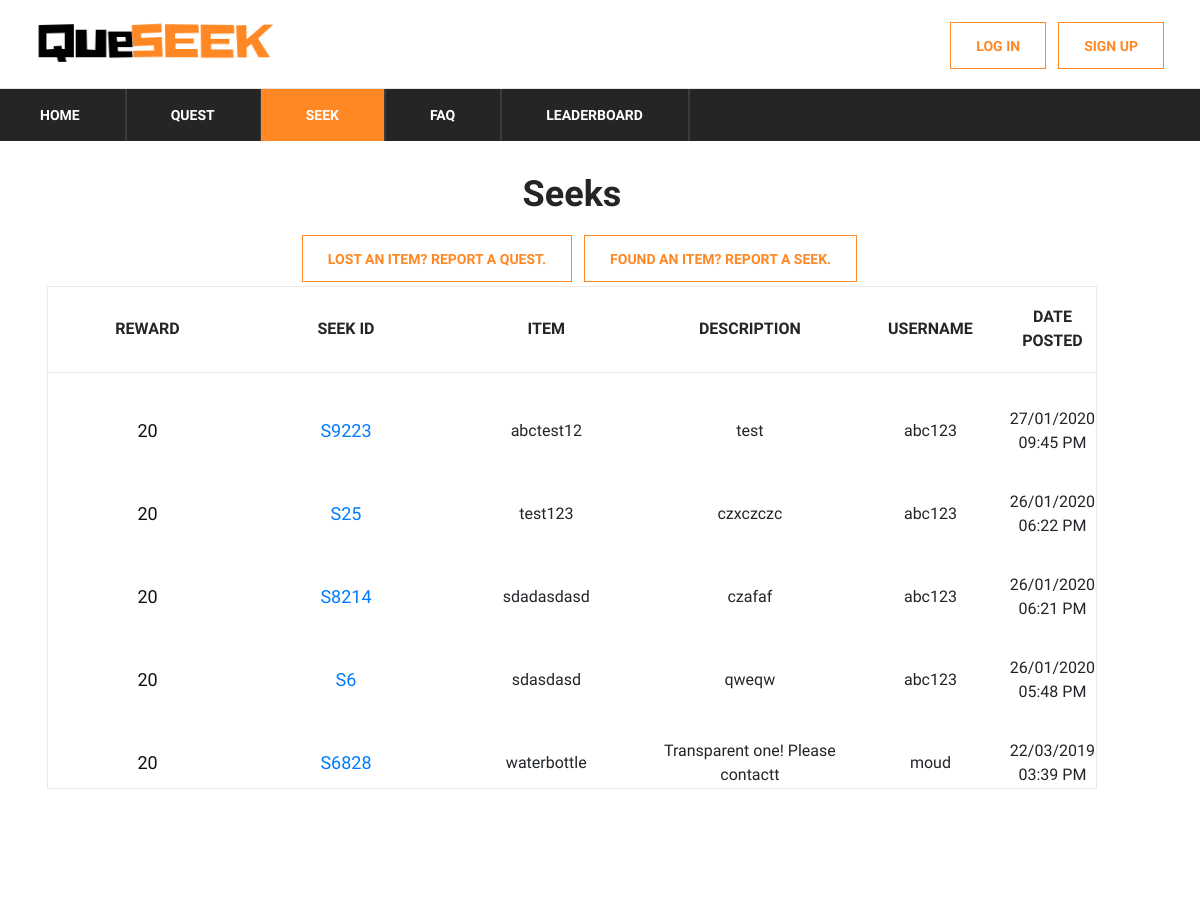
The app's page /seek, older data.
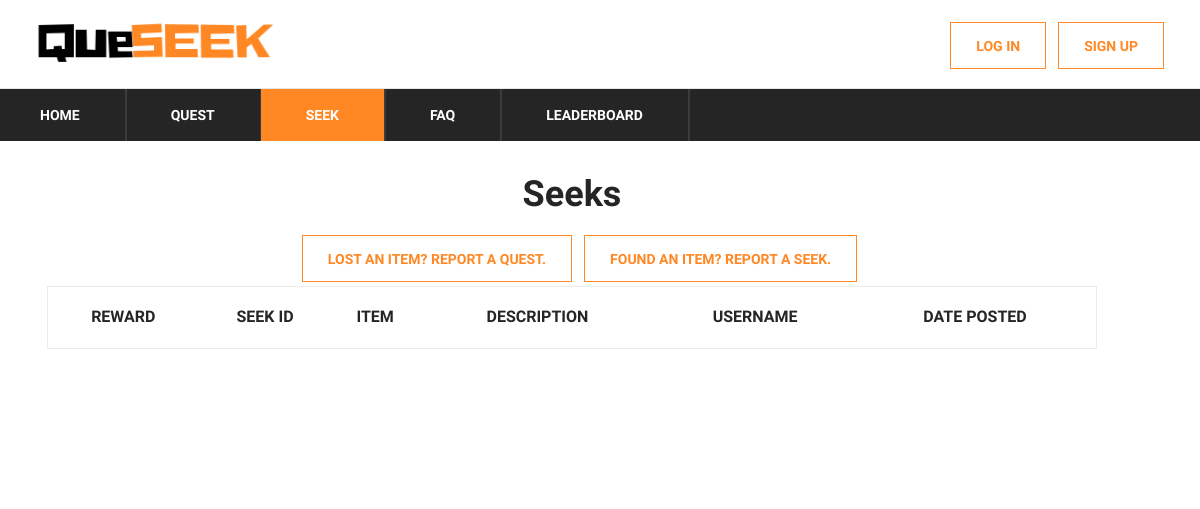
The same page, newer data.
### app/models.py (models this page shows)
class User(UserMixin, Base):
    __tablename__ = "users"
    id = db.Column(db.String, primary_key=True)
    email = db.Column(db.String(255), unique=True, nullable=False)
    password = db.Column(db.String(255), nullable=False)
    username = db.Column(db.String(255), unique=True, nullable=False)
    created_at = db.Column(DateTime(timezone=True), default=datetime.now(pytz.timezone('Asia/Singapore')))

class Seek(UserMixin, Base):
    __tablename__ = "seeks"
    seekId = db.Column(db.String, primary_key=True)
    reward = db.Column(db.Integer, nullable=False)
    item = db.Column(db.String(255), nullable=False)
    location = db.Column(db.String(255), nullable=False)
    description = db.Column(db.String(255))
    userId = db.Column(db.String, ForeignKey('users.id'), primary_key=True)
    state = db.Column(db.Integer, nullable=False, default=0)
    posted_at = db.Column(DateTime(timezone=True), default=datetime.now(pytz.timezone('Asia/Singapore')))

### app/__init__.py (the view)
@app.route('/seek')
def seek():
    q = (db.session.query(User, Seek)
         .filter(User.id == Seek.userId)
         .filter(Seek.state == 0)
         .order_by(Seek.posted_at.desc())
         .all())
    return render_template('seek.html', rows=q, page='seek')

### app/__init__.py (called while the page is built)
@app.context_processor
def inject_dict_for_all_templates():
    if (not current_user.is_anonymous):
        userprofile = (db.session.query(UserProfile)
                       .filter(UserProfile.id == current_user.id)
                       .first()
                       )
        return dict(current_user_avatar=userprofile.avatarId)
    return dict()

### app/templates/seek.html (shortened to what the changed rows need)
<!DOCTYPE html>
<html lang="zxx">
<head>
    <link rel="stylesheet" href="{{ url_for('static', filename='css/bootstrap.min.css')}}" type="text/css">
    <link rel="stylesheet" href="{{ url_for('static', filename='css/font-awesome.min.css')}}" type="text/css">
    <link rel="stylesheet" href="{{ url_for('static', filename='css/themify-icons.css')}}" type="text/css">
    <link rel="stylesheet" href="{{ url_for('static', filename='css/elegant-icons.css')}}" type="text/css">
    <link rel="stylesheet" href="{{ url_for('static', filename='css/owl.carousel.min.css')}}" type="text/css">
    <link rel="stylesheet" href="{{ url_for('static', filename='css/nice-select.css')}}" type="text/css">
    <link rel="stylesheet" href="{{ url_for('static', filename='css/jquery-ui.min.css')}}" type="text/css">
    <link rel="stylesheet" href="{{ url_for('static', filename='css/slicknav.min.css')}}" type="text/css">
    <link rel="stylesheet" href="{{ url_for('static', filename='css/style.css')}}" type="text/css">
    <link rel="stylesheet" href="{{ url_for('static', filename='css/table.css')}}" type="text/css">
</head>
<body>
<section class="hero-section">
    <div class="hero-items owl-carousel">
        <div class="topbar-cover2">
            <div class="desc">
                <section class="cd-faq">
                    <section class="shopping-cart spad">
                          <div class="blog-details-inner">
                            <div class="blog-detail-title"><h2>
                                Seeks
                            </h2>
                            </div>
                        </div>
                        <div class="container">
                            <div class="row">
                                <div class="col-lg-12">
                                    <div class="cart-table">
                                        <table>
                                            <thead>
                                            <tr>
                                                <th>Reward</th>
                                                <th>Seek ID</th>
                                                <th>Item</th>
                                                <th>Description</th>
                                                <th>Username</th>
                                                <th>Date Posted</th>
                                            </tr>
                                            </thead>
                                            <tbody>
                                            {% for row in rows %}
                                            <tr>
                                                <td class="cart-pic"><h5>{{row[1].reward}}</h5></td>
                                                <td class="cart-pic">
                                                    <h5>
                                                        <a href='/seek/{{row[1].seekId}}'>{{row[1].seekId}}</a>
                                                    </h5>
                                                </td>
                                                <td class="cart-pic">{{ row[1].item }}</td>
                                                <td class="cart-pic">{{ row[1].description }}</td>
                                                <td class="cart-pic">{{ row[0].username }}</td>
                                                <td class="cart-pic">{{ row[1].posted_at.strftime('%d/%m/%Y %I:%M %p') }}</td>
                                            </tr>
                                            {% endfor %}
                                            </tbody>
                                        </table>
                                    </div>
                                </div>
                            </div>
                        </div>
                    </section>
                </section>
            </div>
        </div>
    </div>
</section>
</body>
</html>

Row changes from the older to the newer data that the page shows:
removed User: reward "20", seekId "S9223", item "abctest12", description "test", username "abc123", posted_at "27/01/2020 09:45 PM", seekId "S25", item "test123", description "czxczczc", posted_at "26/01/2020 06:22 PM", seekId "S8214", item "sdadasdasd", description "czafaf", posted_at "26/01/2020 06:21 PM", seekId "S6", item "sdasdasd", description "qweqw", posted_at "26/01/2020 05:48 PM"
removed User: reward "20", seekId "S6828", item "waterbottle", description "Transparent one! Please contactt", username "moud", posted_at "22/03/2019 03:39 PM"
